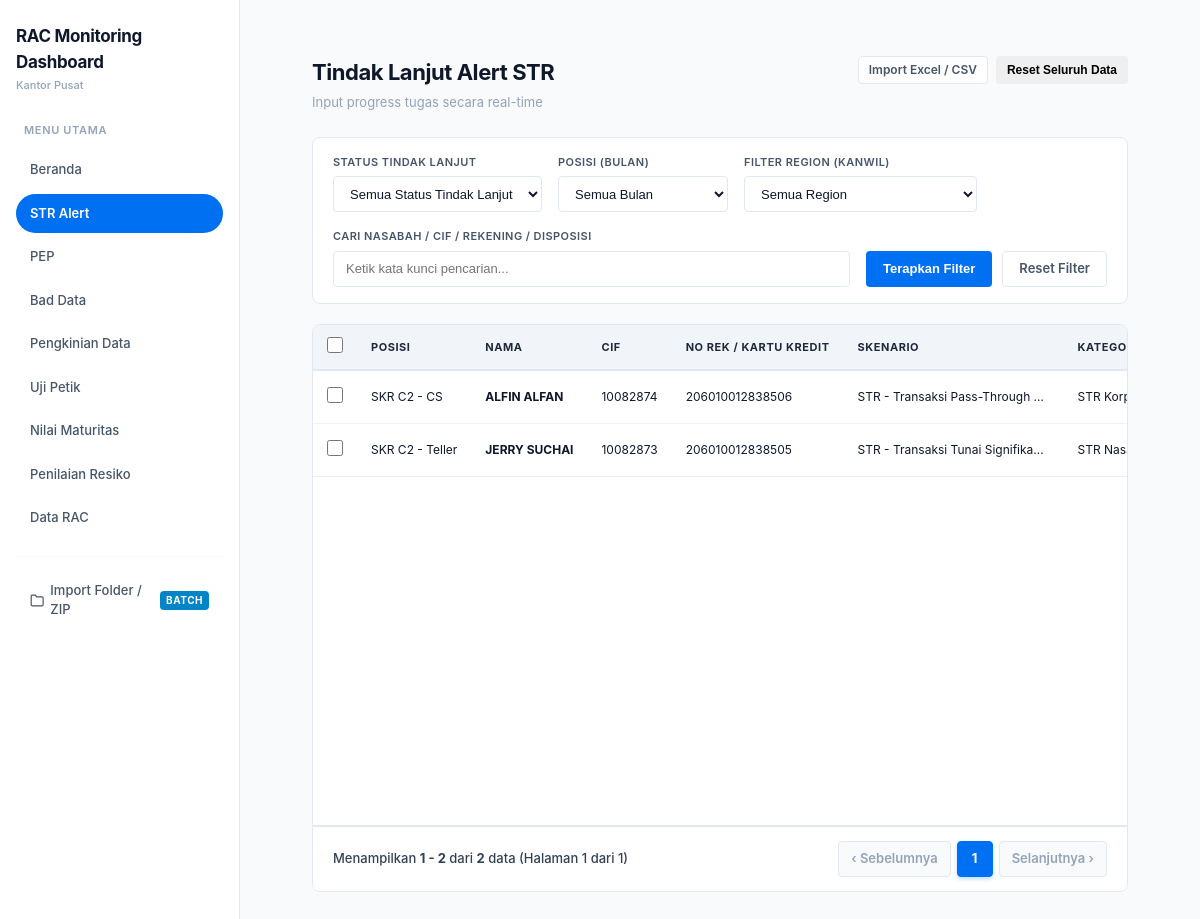
The page / on the database its author committed.
### tables this page shows
CREATE TABLE IF NOT EXISTS `str_alerts` (
    `id` INT AUTO_INCREMENT PRIMARY KEY,
    `posisi` VARCHAR(100) NOT NULL,
    `nama_nasabah` VARCHAR(150) NOT NULL,
    `cif` VARCHAR(50) NOT NULL,
    `no_rekening` VARCHAR(60) NOT NULL,
    `resiko` VARCHAR(50) DEFAULT NULL,
    `brilink` VARCHAR(30) DEFAULT NULL,
    `status_pekerja` VARCHAR(50) DEFAULT NULL,
    `digital_saving` VARCHAR(50) DEFAULT NULL,
    `skenario` VARCHAR(200) NOT NULL,
    `scoring` VARCHAR(30) DEFAULT NULL,
    `info_param` VARCHAR(100) DEFAULT NULL,
    `kategori` VARCHAR(100) NOT NULL,
    `unit_kerja` VARCHAR(120) DEFAULT NULL,
    `kantor_cabang` VARCHAR(120) DEFAULT NULL,
    `kantor_kanwil` VARCHAR(120) DEFAULT NULL,
    `branch` VARCHAR(120) NOT NULL,
    `main_branch` VARCHAR(120) NOT NULL,
    `regional_office` VARCHAR(120) NOT NULL,
    `status_uker` VARCHAR(50) NOT NULL DEFAULT 'Belum TL',
    `rekomendasi_uker` VARCHAR(150) DEFAULT NULL,
    `status_ukk` VARCHAR(50) NOT NULL DEFAULT 'Belum TL',
    `rekomendasi_ukk` VARCHAR(150) DEFAULT NULL,
    `disposisi_rac` VARCHAR(120) DEFAULT NULL,
    `tgl_tindak_lanjut` DATE DEFAULT NULL,
    `status` VARCHAR(50) NOT NULL DEFAULT 'Belum TL',
    `disposisi` VARCHAR(150) DEFAULT NULL,
    `info_lainnya` TEXT DEFAULT NULL,
    `catatan` TEXT DEFAULT NULL,
    `created_at` TIMESTAMP DEFAULT CURRENT_TIMESTAMP,
    `updated_at` TIMESTAMP DEFAULT CURRENT_TIMESTAMP ON UPDATE CURRENT_TIMESTAMP,
    INDEX `idx_cif` (`cif`),
    INDEX `idx_rekening` (`no_rekening`),
    INDEX `idx_status` (`status`),
    INDEX `idx_posisi` (`posisi`)
);

### index.php (called while the page is built, shortened)
<?php
require_once __DIR__ . '/todo-harian.php';

### todo-harian.php (the view, shortened to what this page needs)
<?php
$pdo = getDbConnection();
$search = trim((string)($_GET['q'] ?? ''));
$where = [
    "UPPER(COALESCE(kantor_kanwil, regional_office, '')) NOT LIKE '%KANPUS%'",
    "UPPER(COALESCE(kantor_kanwil, regional_office, '')) NOT LIKE '%KAMPUS%'"
];
$params = [];
$countSql = "SELECT COUNT(*) FROM str_alerts";
if (!empty($where)) {
    $countSql .= " WHERE " . implode(" AND ", $where);
}
$countStmt = $pdo->prepare($countSql);
$countStmt->execute($params);
$totalRecords = (int)$countStmt->fetchColumn();
$perPage = 50;
$totalPages = max(1, (int)ceil($totalRecords / $perPage));
$page = max(1, min($totalPages, (int)($_GET['page'] ?? 1)));
$offset = ($page - 1) * $perPage;
$sql = "SELECT * FROM str_alerts";
if (!empty($where)) {
    $sql .= " WHERE " . implode(" AND ", $where);
}
$sql .= " ORDER BY id DESC LIMIT :limit OFFSET :offset";
$stmt = $pdo->prepare($sql);
$stmt->bindValue(':limit', $perPage, PDO::PARAM_INT);
$stmt->bindValue(':offset', $offset, PDO::PARAM_INT);
$stmt->execute();
$alerts = $stmt->fetchAll();
if (!function_exists('buildPageUrl')) {
    function buildPageUrl(int $p): string {
        $query = $_GET;
        $query['page'] = $p;
        return 'todo-harian.php?' . http_build_query($query);
    }
}
require_once __DIR__ . '/includes/header.php';
require_once __DIR__ . '/includes/sidebar.php';
?>
<main class="main-content">
    <div class="page-header" style="display:flex;justify-content:space-between;align-items:flex-start;">
        <div>
            <h2 class="page-title">Tindak Lanjut Alert STR</h2>
            <div class="page-subtitle">Input progress tugas secara real-time</div>
        </div>
        <div style="display:flex;gap:8px;">
            <a href="import.php" class="btn btn-secondary btn-sm" style="display:inline-flex;gap:6px;">
                Import Excel / CSV
            </a>
            <?php if ($totalRecords > 0): ?>
                <button type="button" class="btn btn-danger btn-sm" id="btnResetAlerts" onclick="openResetModal()">
                    Reset Seluruh Data
                </button>
            <?php endif; ?>
        </div>
    </div>
    <form method="GET" action="todo-harian.php" class="filter-card">
        <div class="filter-item">
            <label class="filter-label" for="filter-status">Status Tindak Lanjut</label>
            <select name="status" id="filter-status" class="form-control">
                <option value="">Semua Status Tindak Lanjut</option>
            </select>
        </div>
        <div class="filter-item">
            <label class="filter-label" for="filter-posisi">Posisi (Bulan)</label>
            <select name="posisi" id="filter-posisi" class="form-control">
                <option value="">Semua Bulan</option>
            </select>
        </div>
        <div class="filter-item" style="min-width: 220px;">
            <label class="filter-label" for="filter-region">Filter Region (Kanwil)</label>
            <select name="region" id="filter-region" class="form-control">
                <option value="">Semua Region</option>
            </select>
        </div>
        <div class="filter-item" style="flex: 1; min-width: 220px;">
            <label class="filter-label" for="search-box">Cari Nasabah / CIF / Rekening / Disposisi</label>
            <input type="text" name="q" id="search-box" class="form-control" placeholder="Ketik kata kunci pencarian..." value="<?= htmlspecialchars($search) ?>">
        </div>
        <div class="filter-actions">
            <button type="submit" class="btn btn-primary">Terapkan Filter</button>
            <a href="todo-harian.php" class="btn btn-secondary">Reset Filter</a>
        </div>
    </form>
    <div class="table-wrapper">
        <div class="table-scroll">
            <table class="data-table">
                <thead>
                    <tr>
                        <th style="width: 38px; text-align: center;">
                            <input type="checkbox" id="checkAllAlerts" title="Pilih Semua di Halaman Ini" style="cursor: pointer; width: 16px; height: 16px;">
                        </th>
                        <th>Posisi</th>
                        <th>Nama</th>
                        <th>CIF</th>
                        <th>No Rek / Kartu Kredit</th>
                        <th>Skenario</th>
                        <th>Kategori</th>
                    </tr>
                </thead>
                <tbody>
                    <?php if (empty($alerts)): ?>
                        <tr>
                            <td colspan="15" style="text-align: center; padding: 32px; color: var(--text-muted);">
                                Tidak ada data alert yang sesuai dengan kriteria filter.
                            </td>
                        </tr>
                    <?php else: ?>
                        <?php foreach ($alerts as $row):
                        ?>
                            <tr>
                                <td style="text-align: center;">
                                    <input type="checkbox" class="alert-check-item" value="<?= $row['id'] ?>" style="cursor: pointer; width: 16px; height: 16px;">
                                </td>
                                <td><?= htmlspecialchars((string)$row['posisi']) ?></td>
                                <td><strong><?= htmlspecialchars((string)$row['nama_nasabah']) ?></strong></td>
                                <td><?= htmlspecialchars((string)$row['cif']) ?></td>
                                <td><?= htmlspecialchars((string)$row['no_rekening']) ?></td>
                                <td style="max-width: 220px; overflow: hidden; text-overflow: ellipsis;" title="<?= htmlspecialchars((string)$row['skenario']) ?>">
                                    <?= htmlspecialchars((string)$row['skenario']) ?>
                                </td>
                                <td><?= htmlspecialchars((string)$row['kategori']) ?></td>
                            </tr>
                        <?php endforeach; ?>
                    <?php endif; ?>
                </tbody>
            </table>
        </div>
        <div class="table-pagination">
            <div class="pagination-info">
                Menampilkan <strong><?= $totalRecords > 0 ? $offset + 1 : 0 ?> - <?= min($offset + count($alerts), $totalRecords) ?></strong> dari <strong><?= $totalRecords ?></strong> data
                (Halaman <?= $page ?> dari <?= $totalPages ?>)
            </div>
            <ul class="pagination-controls">
                <li>
                    <a href="<?= $page > 1 ? buildPageUrl($page - 1) : '#' ?>" class="page-btn <?= $page <= 1 ? 'disabled' : '' ?>">
                        &lsaquo; Sebelumnya
                    </a>
                </li>
                <?php
                $visibleRange = 5;
                $startPage = max(1, $page - 2);
                $endPage = min($totalPages, $startPage + $visibleRange - 1);
                if ($endPage - $startPage + 1 < $visibleRange) {
                    $startPage = max(1, $endPage - $visibleRange + 1);
                }
                for ($i = $startPage; $i <= $endPage; $i++) {
                    $activeClass = $i === $page ? 'active' : '';
                    echo '<li><a href="' . buildPageUrl($i) . '" class="page-btn ' . $activeClass . '">' . $i . '</a></li>';
                }
                ?>
                <li>
                    <a href="<?= $page < $totalPages ? buildPageUrl($page + 1) : '#' ?>" class="page-btn <?= $page >= $totalPages ? 'disabled' : '' ?>">
                        Selanjutnya &rsaquo;
                    </a>
                </li>
            </ul>
        </div>
    </div>
</main>
<?php require_once __DIR__ . '/includes/footer.php'; ?>

### rows shown on the page
str_alerts: posisi "SKR C2 - CS", nama_nasabah "ALFIN ALFAN", cif "10082874", no_rekening "206010012838506", skenario "STR - Transaksi Pass-Through…", kategori "STR…"
str_alerts: posisi "SKR C2 - Teller", nama_nasabah "JERRY SUCHAI", cif "10082873", no_rekening "206010012838505", skenario "STR - Transaksi Tunai Signifika…", kategori "STR…"

### other values the page prints
$offset + 1 "1"
min($offset + count($alerts), $totalRecords) "2"
$totalRecords "2"
$page "1"
$totalPages "1"
